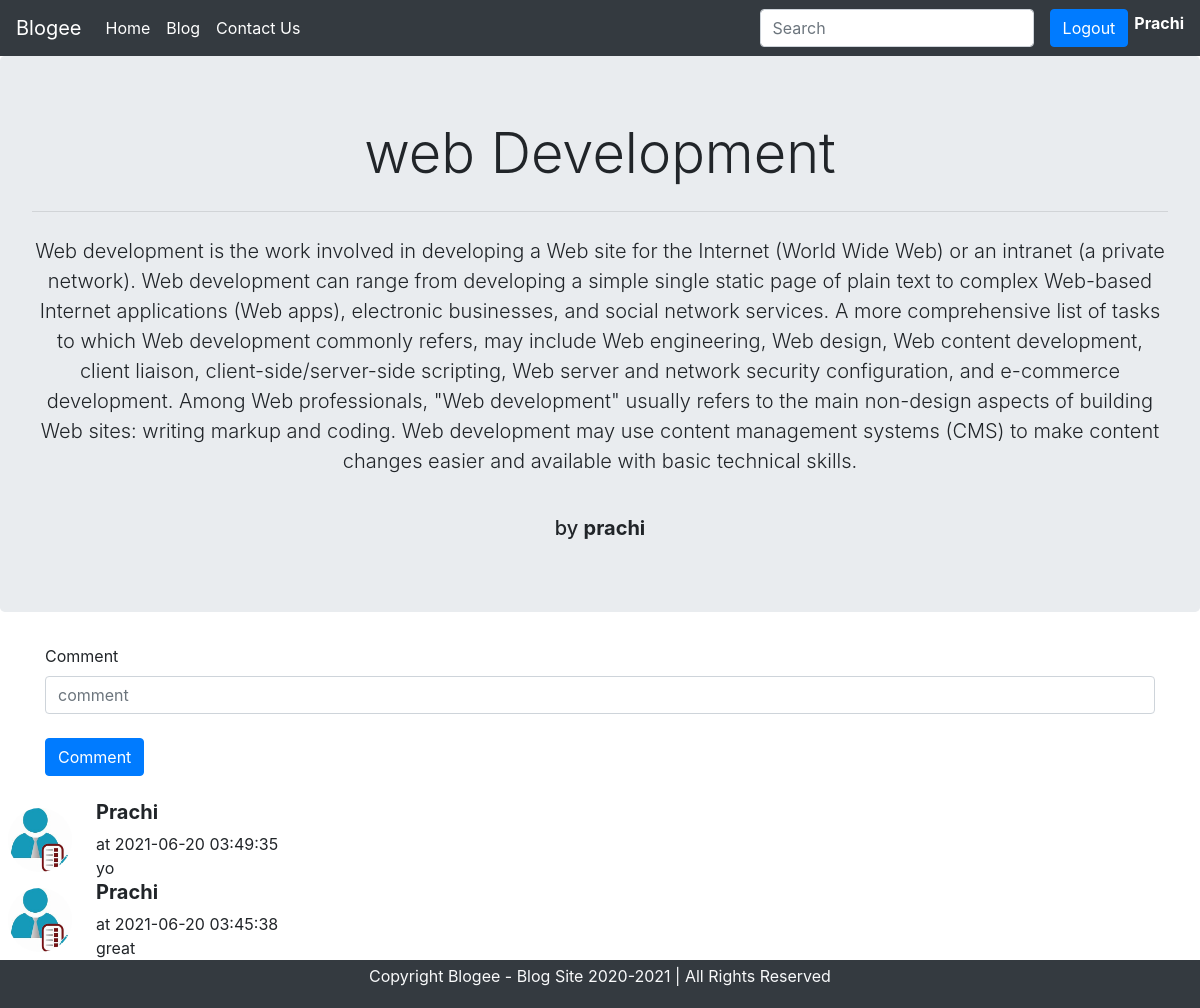
The page /threadlist.php?userid=2 (signed in) on the database its author committed.
### tables this page shows
CREATE TABLE `blog` (
  `user_id` int(5) NOT NULL,
  `blogtitle` text NOT NULL,
  `blogdescription` text NOT NULL,
  `blog_by` varchar(255) NOT NULL,
  `timestamp` datetime NOT NULL DEFAULT current_timestamp()
);

CREATE TABLE `comment` (
  `comment_id` int(5) NOT NULL,
  `user_id` int(5) NOT NULL,
  `comment` text NOT NULL,
  `comment_by` text NOT NULL,
  `timestamp` datetime NOT NULL DEFAULT current_timestamp()
);

### threadlist.php (the view, shortened to what this page needs)
<!doctype html>
<html lang="en">
  <head>
    <link rel="stylesheet" href="https://cdn.jsdelivr.net/npm/bootstrap@4.5.3/dist/css/bootstrap.min.css">
    <link rel="stylesheet" href="https://use.fontawesome.com/releases/v5.7.0/css/all.css">
  </head>
  <body>
<?php include 'header.php';?>
<?php
 include 'db.php';
 $id= $_GET['userid'];
 $sql = "select * from blog where user_id='$id'";
 $result = mysqli_query($conn,$sql);
 while($row=mysqli_fetch_assoc($result)){
   $id=$row['user_id'];
   $title=$row['blogtitle'];
   $description=$row['blogdescription'];
   $blog_by=$row['blog_by'];
        echo'
        <div class="jumbotron text-center">
  <h1 class="display-4">'.$title.'</h1>
  <hr class="my-4">
  <p class="lead">'.$description.'</p><br>
  <h5>by <b> '.$blog_by.'</b></h5>
</div>';
 }
?>
<?php if(isset($_SESSION['loggedin'])){
  ?>
<div class="container mt-4 mb-4">
  <?php echo '<form method="post" action="threadlist.php?userid='.$id.'">';?>
  <div class="row">
    <div class="col">
       <label for="exampleFormControlInput1">Comment</label>
       <input type="text" class="form-control" placeholder="comment" name="comment" id="exampleFormControlInput1" required><br>
    </div>
  </div>
  <button type="submit" class="btn btn-primary">Comment</button>
</form>
  </div>
  <?php } ?>
  <?php
 $id =  $_GET["userid"] ;
 $sql = "select * from comment where user_id='$id'order by timestamp desc limit 5";
 $result = mysqli_query($conn,$sql);
 $num_rows=mysqli_num_rows($result);
 if($num_rows>0){
 while($row=mysqli_fetch_assoc($result)){
   $comment=$row['comment'];
   $comment_by=$row['comment_by'];
   $timestamp = $row['timestamp'];
  if(!empty($comment) && !empty($comment_by) && !empty($timestamp)){
    echo '<div class="media">
    <img src="images/login.jpg" id="img" class="mr-3" alt="image">
    <div class="media-body">
      <h5 class="mt-0"><b>'.$comment_by.'</b></h5><span> at '.$timestamp.'</span><br>
    '.$comment.'
    </div>
  </div>';
}}}
?>
<?php include 'footer.php';?>
  </body>
</html>

### threadlist.php (style rules this page uses)
#img { padding:8px; width:80px; height:80px; border-radius:50%; }

### rows shown on the page
blog: blogtitle "web Development", blogdescription "Web development is the work involved in developing a Web site for the Internet (World Wide Web) or an intranet (a private network). Web development can range from developing a simple single static page of plain text to complex Web-based Internet applications (Web apps), electronic businesses, and social network services. A more comprehensive list of tasks to which Web development commonly refers, may include Web engineering, Web design, Web content development, client liaison, client-side/server-side scripting, Web server and network security configuration, and e-commerce development. Among Web professionals, \"Web development\" usually refers to the main non-design aspects of building Web…", blog_by "prachi"
comment: comment_by "Prachi", timestamp "2021-06-20 03:49:35", comment "yo"
comment: comment_by "Prachi", timestamp "2021-06-20 03:45:38", comment "great"

### other values the page prints
$_SESSION["username"] "Prachi"
